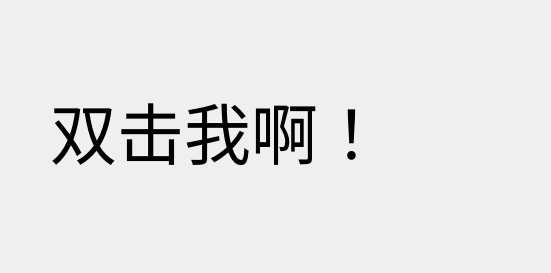
<?xml version="1.0" encoding="UTF-8"?>
<ui version="4.0">
 <class>Widget</class>
 <widget class="QWidget" name="Widget">
  <property name="geometry">
   <rect>
    <x>0</x>
    <y>0</y>
    <width>551</width>
    <height>273</height>
   </rect>
  </property>
  <property name="windowTitle">
   <string>Widget</string>
  </property>
  <widget class="TMLlabel" name="label">
   <property name="geometry">
    <rect>
     <x>50</x>
     <y>60</y>
     <width>371</width>
     <height>141</height>
    </rect>
   </property>
   <property name="font">
    <font>
     <pointsize>50</pointsize>
    </font>
   </property>
   <property name="text">
    <string>双击我啊！</string>
   </property>
  </widget>
 </widget>
 <customwidgets>
  <customwidget>
   <class>TMLlabel</class>
   <extends>QLabel</extends>
   <header location="global">tmllabel.h</header>
  </customwidget>
 </customwidgets>
 <resources/>
 <connections/>
</ui>
